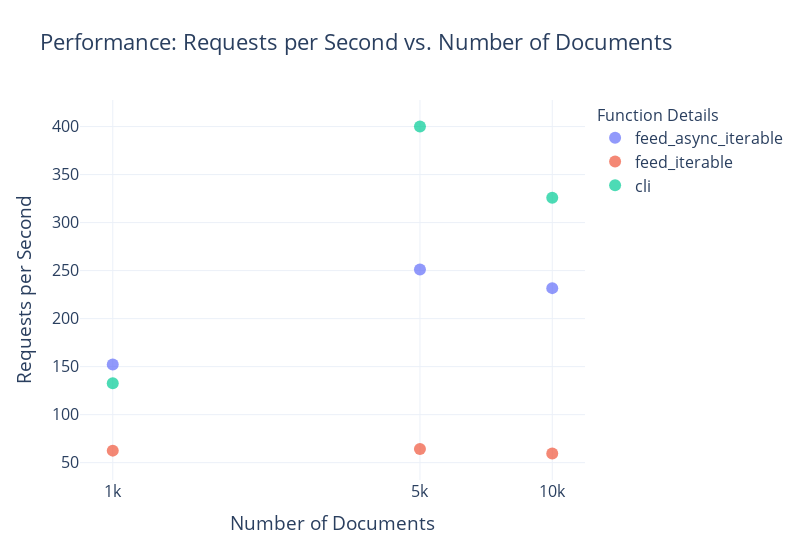

Notebook source saved alongside this figure:
### Code cell
df_total = pd.concat([df, df_cli])

plot_performance(df_total)

### Figure 1 — Plotly figure (JSON) as saved in the notebook; plotly's stock layout.template omitted (floating-point values rounded to 4 significant figures)
{"data": [{"customdata": [[64, 2500, 64], [64, 2500, 64], [64, 2500, 64]], "hovertemplate": "function_name=feed_async_iterable<br>Number of Documents=%{x}<br>Requests per Second=%{y}<br>max_workers=%{customdata[0]}<br>max_queue_size=%{customdata[1]}<br>max_connections=%{customdata[2]}<extra></extra>", "legendgroup": "feed_async_iterable", "marker": {"color": "#636efa", "opacity": 0.7, "size": 12, "symbol": "circle"}, "mode": "markers", "name": "feed_async_iterable", "orientation": "v", "showlegend": true, "type": "scatter", "x": [1000, 5000, 10000], "xaxis": "x", "y": [152.3, 251.2, 231.8], "yaxis": "y"}, {"customdata": [[64, 2500, 64], [64, 2500, 64], [64, 2500, 64]], "hovertemplate": "function_name=feed_iterable<br>Number of Documents=%{x}<br>Requests per Second=%{y}<br>max_workers=%{customdata[0]}<br>max_queue_size=%{customdata[1]}<br>max_connections=%{customdata[2]}<extra></extra>", "legendgroup": "feed_iterable", "marker": {"color": "#EF553B", "opacity": 0.7, "size": 12, "symbol": "circle"}, "mode": "markers", "name": "feed_iterable", "orientation": "v", "showlegend": true, "type": "scatter", "x": [1000, 5000, 10000], "xaxis": "x", "y": [62.53, 64.22, 59.55], "yaxis": "y"}, {"customdata": [["unknown", "n/a", "unknown"], ["unknown", "n/a", "unknown"], ["unknown", "n/a", "unknown"]], "hovertemplate": "function_name=cli<br>Number of Documents=%{x}<br>Requests per Second=%{y}<br>max_workers=%{customdata[0]}<br>max_queue_size=%{customdata[1]}<br>max_connections=%{customdata[2]}<extra></extra>", "legendgroup": "cli", "marker": {"color": "#00cc96", "opacity": 0.7, "size": 12, "symbol": "circle"}, "mode": "markers", "name": "cli", "orientation": "v", "showlegend": true, "type": "scatter", "x": [1000, 5000, 10000], "xaxis": "x", "y": [132.8, 400.1, 325.8], "yaxis": "y"}], "layout": {"font": {"size": 16}, "legend": {"title": {"font": {"size": 16}, "text": "Function Details"}, "tracegroupgap": 0, "x": 800, "xanchor": "auto", "y": 1, "yanchor": "auto"}, "title": {"text": "Performance: Requests per Second vs. Number of Documents"}, "width": 800, "xaxis": {"anchor": "y", "domain": [0, 1], "ticktext": ["1k", "5k", "10k"], "tickvals": [1000, 5000, 10000], "title": {"text": "Number of Documents"}, "type": "log"}, "yaxis": {"anchor": "x", "domain": [0, 1], "title": {"text": "Requests per Second"}}}}
